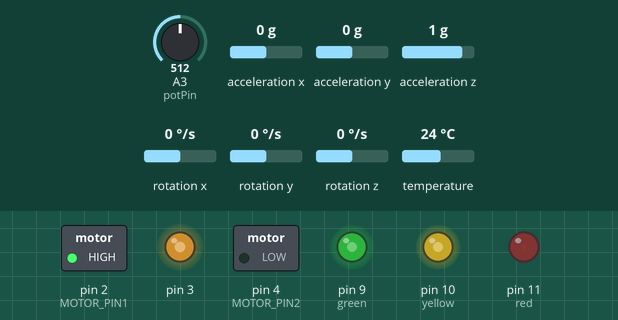
This sketch was run on a simulated Arduino Leonardo, built with avr-gcc and run on an emulated ATmega32U4. Shown: switched loads named in the sketch (green lamp = pin HIGH), output pins drawn as LEDs (lit = HIGH). The inputs (shaded band) are chosen by the test bench; at power-on: A3 (potPin) = 512, acceleration x 0 g, acceleration y 0 g, acceleration z 1 g, rotation x 0 °/s, rotation y 0 °/s, rotation z 0 °/s, temperature 24 °C. What the sketch prints to the serial monitor is not drawn.

Above: at 1.3 s.
1.4 s: A3 (potPin) set to 331
At 2.0 s:
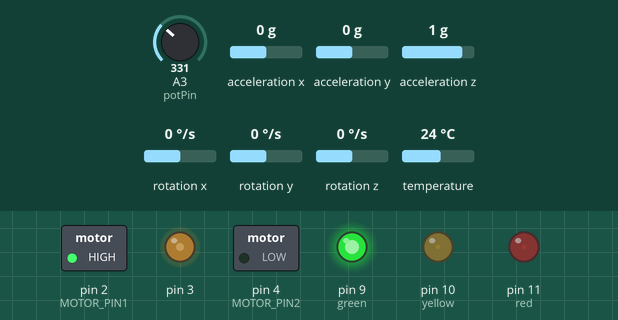
2.9 s: A3 (potPin) set to 351
At 3.4 s:
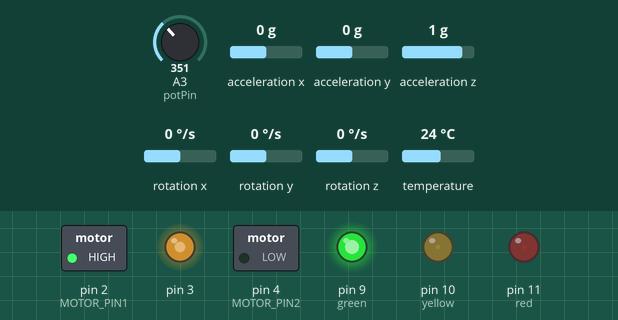
4.4 s: A3 (potPin) set to 30
At 4.9 s:
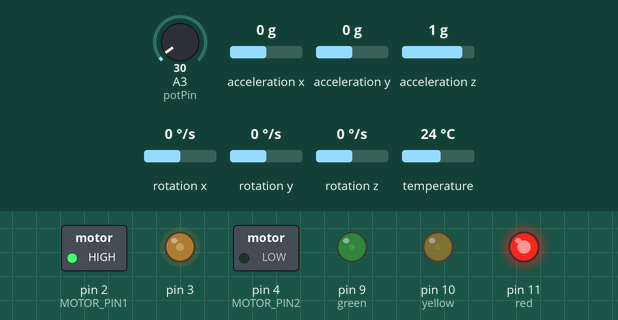
5.9 s: A3 (potPin) set to 692
At 6.3 s:
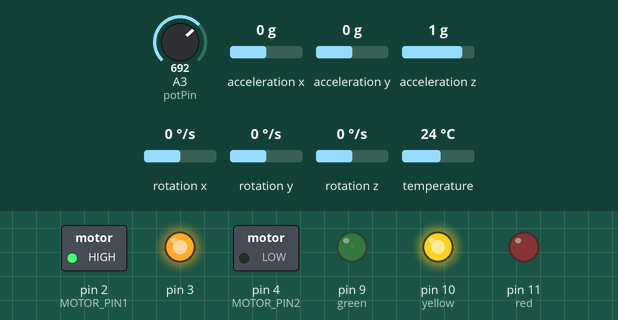
7.4 s: A3 (potPin) set to 672
At 7.8 s:
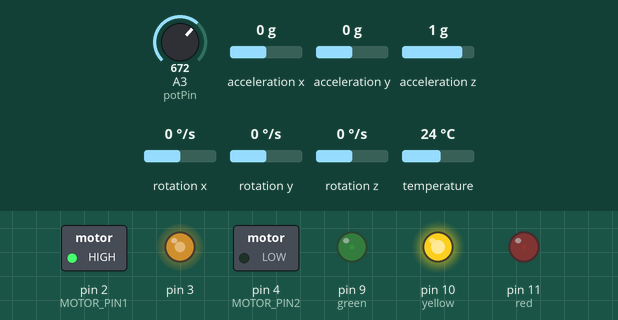
Timing chart, 0 to 9.9 s (numbered marks = the images above; inputs shaded):
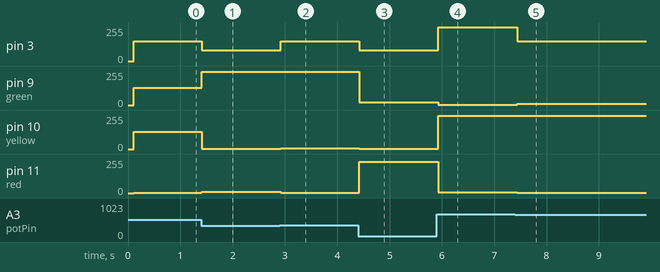

Measured:
- after the input at 1.4 s, pin 3: 150/255 → 80/255 at once; pin 9 (green): 128/255 → 248/255 at once; pin 10 (yellow): 128/255 → 1/255 at once; pin 11 (red): 1/255 → 8/255 at once
- after the input at 2.9 s, pin 3: 80/255 → 150/255 at once; pin 9 (green): 248/255 → 249/255 at once; pin 10 (yellow): 1/255 → 7/255 at once; pin 11 (red): 8/255 → 1/255 at once
- after the input at 4.4 s, pin 3: 150/255 → 80/255 at once; pin 9 (green): 249/255 → 22/255 at once; pin 10 (yellow): 7/255 → 1/255 at once; pin 11 (red): 1/255 → 234/255 at once
- after the input at 5.9 s, pin 3: 80/255 → 255/255 at once; pin 9 (green): 22/255 → 1/255 at once; pin 10 (yellow): 1/255 → 250/255 at once; pin 11 (red): 234/255 → 6/255 at once
- after the input at 7.4 s, pin 3: 255/255 → 150/255 at once; pin 9 (green): 1/255 → 8/255 at once; pin 10 (yellow): 250/255 → 248/255 at once; pin 11 (red): 6/255 → 1/255 at once

The sketch:

Nasa.ino
```cpp
#include <Adafruit_MPU6050.h>
#include <Adafruit_Sensor.h>
#include <Wire.h>

#define MOTOR_PIN1 2
#define MOTOR_PIN2 4


Adafruit_MPU6050 mpu;


// INPUT: Potentiometer should be connected to 5V and GND
int potPin = A3; // Potentiometer output connected to analog pin 3
int potVal = 0; // Variable to store the input from the potentiometer

int switchState = 0;
int preparatorio = 0; //0 è non premuto 1 è premuto
int n_pression = 0; //times the button has been pressed
float acc_primax;
float acc_primay;
float acc_primaz;
float acc_girox;
float acc_giroy;
float acc_giroz;
float redVal, bluVal, grnVal;

void setup() {
  //configure motor's pin
  pinMode(MOTOR_PIN1, OUTPUT);
  pinMode(MOTOR_PIN2, OUTPUT);
  //initate serial comunication
  Serial.begin(115200);
  //enable pin
  pinMode(3, OUTPUT);
  //led output
  pinMode(9,OUTPUT); //green
  pinMode(10,OUTPUT); //yellow
  pinMode(11,OUTPUT); //red
  //button pin
  //pinMode(6,INPUT);

  //set spin direction
  digitalWrite(MOTOR_PIN1, HIGH);
  digitalWrite(MOTOR_PIN2, LOW);
while (!Serial) {
    delay(10); // will pause Zero, Leonardo, etc until serial console opens
  }

  // Try to initialize!
  if (!mpu.begin()) {
    Serial.println("Failed to find MPU6050 chip");
    while (1) {
      delay(10);
    }
  }

  mpu.setAccelerometerRange(MPU6050_RANGE_16_G);
  mpu.setGyroRange(MPU6050_RANGE_250_DEG);
  mpu.setFilterBandwidth(MPU6050_BAND_21_HZ);
  Serial.println("");
  delay(100);
}

void loop() {
  potVal = analogRead(potPin);
  //Serial.println(potVal);
  sensors_event_t a, g, temp;
  mpu.getEvent(&a, &g, &temp);
  if (potVal < 341)  // Lowest third of the potentiometer's range (0-340)
  {
    potVal = (potVal * 3) / 4; // Normalize to 0-255
    redVal = 256 - potVal;  // Red from full to off
    grnVal = potVal;        // Green from off to full
    bluVal = 1;
    analogWrite(3, 80);
  }
  else if (potVal < 682) // Middle third of potentiometer's range (341-681)
  {
    potVal = ( (potVal-341) * 3) / 4; // Normalize to 0-255

    redVal = 1;            // Red off
    grnVal = 256 - potVal; // Green from full to off
    bluVal = potVal;       // Blue from off to full
    analogWrite(3, 150);
  }
  else  // Upper third of potentiometer"s range (682-1023), highest earthquake
  {
    potVal = ( (potVal-683) * 3) / 4; // Normalize to 0-255

    redVal = potVal;       // Red from off to full
    grnVal = 1;            // Green off
    bluVal = 256 - potVal; // Blue from full to off
    analogWrite(3, 255);
  }
  analogWrite(11, redVal);   // Write values to LED pins
  analogWrite(9, grnVal);
  analogWrite(10, bluVal);

  //aggiorna ultimi valori
  if (abs(acc_primax-a.acceleration.x)> 30)
  {
    acc_girox = acc_primax;
  }
  else
  {
    acc_girox = a.acceleration.x;
  }

  if (abs(acc_primay-a.acceleration.y)> 30)
  {
    acc_giroy = acc_primay;
  }
   else
  {
    acc_giroy = a.acceleration.y;
  }

  if (abs(acc_primaz-a.acceleration.z)> 30)
  {
    acc_giroz = acc_primaz;
  }
   else
  {
    acc_giroz = a.acceleration.z;
  }

  Serial.print(acc_girox);
  Serial.print(",");
  Serial.print(acc_giroy);
  Serial.print(",");
  Serial.println(acc_giroz);

  acc_primax =a.acceleration.x;
  acc_primay =a.acceleration.y;
  acc_primaz =a.acceleration.z;
  delay(50);

}
```
